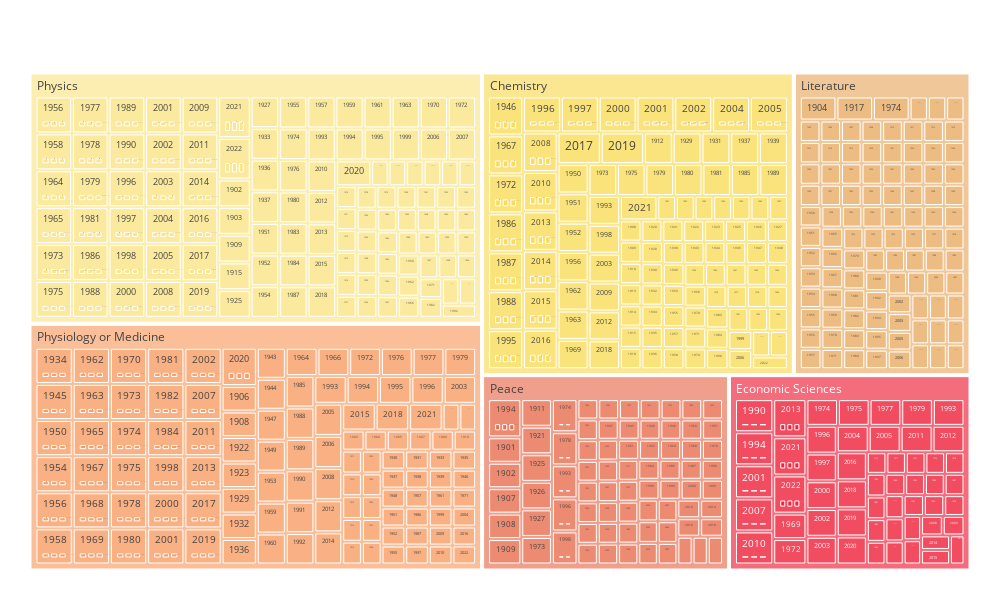

Source (notebook cell):
### Code cell
## Interactive Tree map of Men Winners 
def TreeMapMale(): 
    males= df1[df1['Gender']== 'male']
    male= males[['Category', 'Year', 'Name']]
    fig= px.treemap(male, path= male.columns ,width=1000, height=600)
    colors=['#fae588','#f79d65','#f9dc5c','#e8ac65','#e76f51','#ef233c','#b7094c'] #color palette
    fig.update_layout(
    treemapcolorway = colors, #defines the colors in the treemap
    margin = dict(t=50, l=25, r=25, b=25))
    #fig.write_html("/Users/casonberkenstock/Project-2/images/MaleLaureates.html")
    return fig.show()

### Figure 1 — Plotly figure (JSON) as saved in the notebook; plotly's stock layout.template omitted (floating-point values rounded to 4 significant figures; data arrays with more than 128 entries replaced by an {"elided": "..."} marker saying what was removed)
{"data": [{"branchvalues": "total", "domain": {"x": [0, 1], "y": [0, 1]}, "hovertemplate": "labels=%{label}<br>count=%{value}<br>parent=%{parent}<br>id=%{id}<extra></extra>", "ids": {"elided": "1465 str values"}, "labels": {"elided": "1465 str values"}, "name": "", "parents": {"elided": "1465 str values"}, "type": "treemap", "values": {"elided": "1465 int values"}}], "layout": {"height": 600, "legend": {"tracegroupgap": 0}, "margin": {"b": 25, "l": 25, "r": 25, "t": 50}, "treemapcolorway": ["#fae588", "#f79d65", "#f9dc5c", "#e8ac65", "#e76f51", "#ef233c", "#b7094c"], "width": 1000}}
